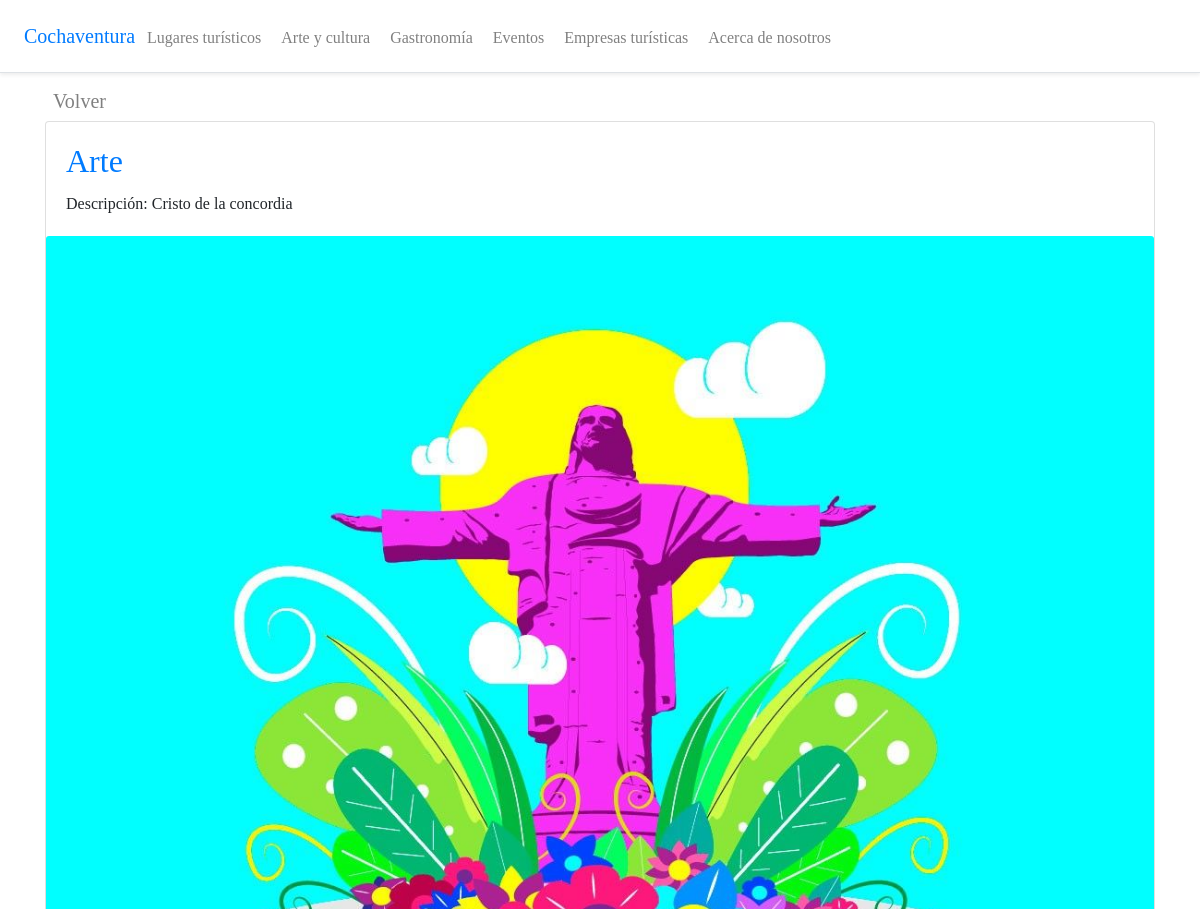
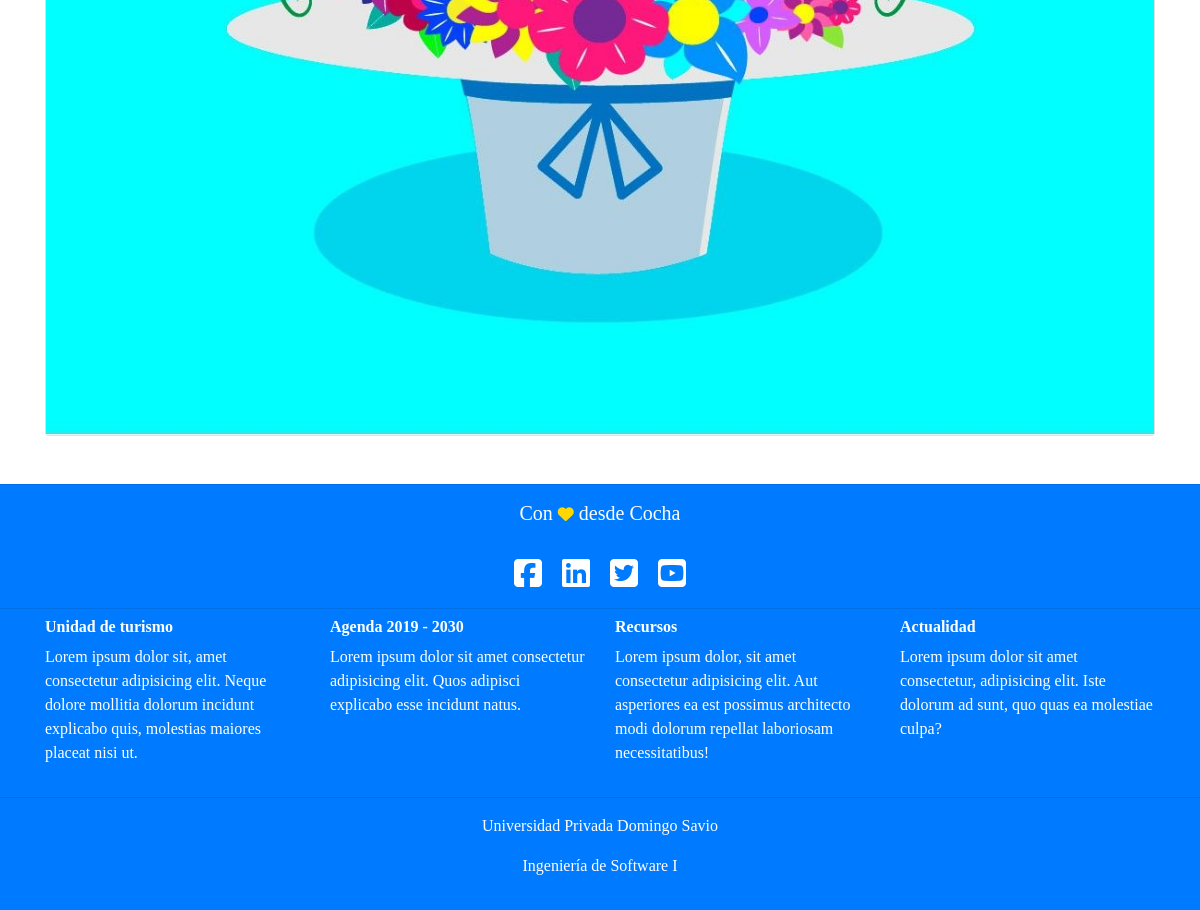
The app's page /artecultura/1 with its own data (2 pictures, top to bottom).
### artecultura/models.py (models this page shows, shortened)
class Artecultura(models.Model):
	nombre = models.CharField(max_length=200)
	descripcion = models.CharField(max_length=250)
	cover = models.ImageField(upload_to='covers/', blank=True)
	created = models.DateTimeField(auto_now_add=True)
	updated = models.DateTimeField(auto_now_add=True)
	class Meta:
		verbose_name = 'arte y cultura'
		verbose_name_plural = 'artes y cultura'

### artecultura/views.py (the view)
# urls.py: path('<int:pk>', ArteculturaDetailView.as_view(), name='artecultura_detail'),
class ArteculturaDetailView(DetailView):
	model = Artecultura
	context_object_name = 'artecultura'
	template_name = 'artecultura/artecultura_detail.html'

### templates/artecultura/artecultura_detail.html (shortened to what this page needs)
{% extends '_base.html' %}
{% block content %}
<h5><a class="p-2 my-0 mr-md-auto" href="{% url 'artecultura_list' %}" style="color: grey;">Volver</a></h5>
<div class="card">
  <div class="card-body">
  	<h2 class="card-title"><a href="">{{ artecultura.nombre }}</a></h2>
    <p class="card-text">Descripción: {{ artecultura.descripcion }}</p>
  </div>
  <img class="lugarescover card-img-top" src="{{ artecultura.cover.url}}" alt="{{ artecultura.nombre }}">
</div>
<br><br>
{% endblock content %}

### records on screen
Artecultura: nombre "Arte", descripcion "Cristo de la concordia", cover (picture)
